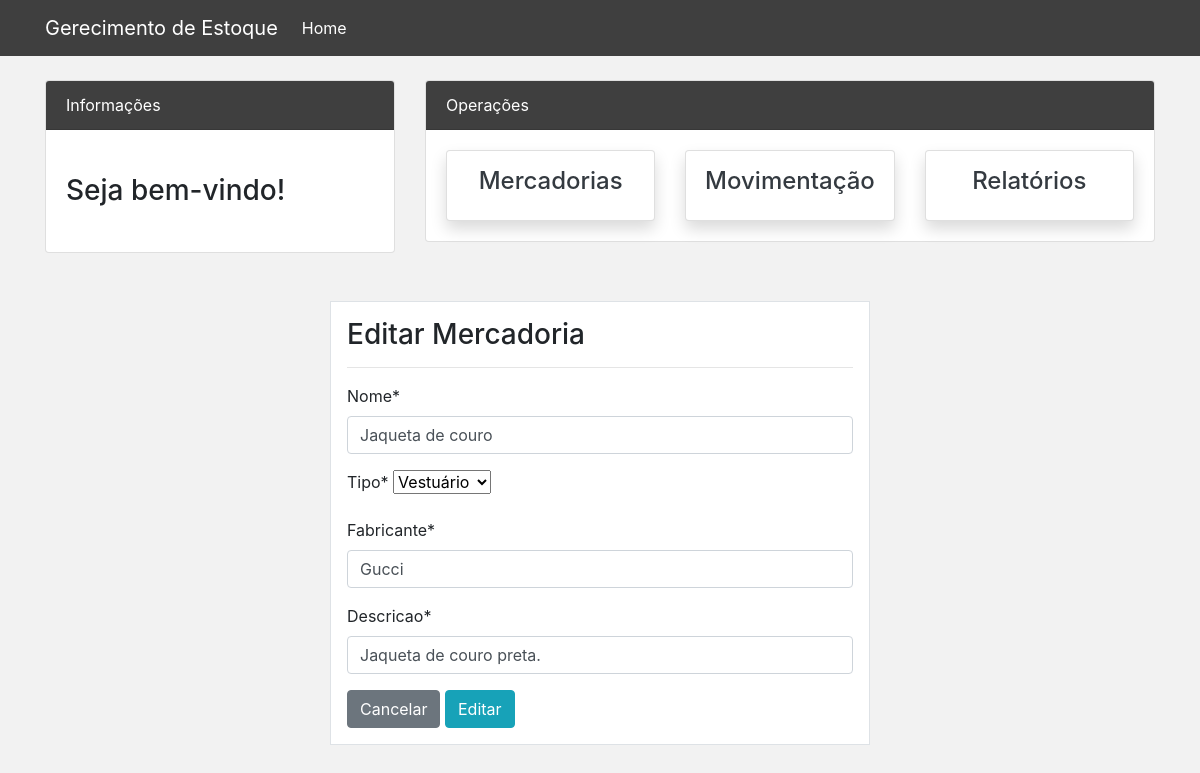
The page /mercadorias/update/25/ on the database its author committed.
### dashboard/models.py (models this page shows, shortened)
class Mercadoria(models.Model):
    nome = models.CharField(max_length=100, null=True)
    tipo = models.CharField(max_length=100, choices=TIPO, null=True)
    fabricante = models.CharField(max_length=100, null=True)
    descricao = models.CharField(max_length=100, null=True)
    quantidade = models.IntegerField(default=0)
    entradaQuantidade = models.IntegerField(default=0)
    saidaQuantidade = models.IntegerField(default=0)
    class Meta:
        verbose_name_plural = 'Mercadoria'

### dashboard/views.py (the view)
# urls.py: path('mercadorias/update/<int:pk>/', views.mercadoria_update, name='dashboard-mercadoria-update'),
def mercadoria_update(request, pk):
    item = Mercadoria.objects.get(id = pk)
    if  request.method == 'POST':
        form = MercadoriaForm(request.POST, instance = item)
        if form.is_valid():
            form.save()
            nomeMercadoria = item.nome
            messages.add_message(request, messages.ERROR, f'Mercadoria({nomeMercadoria}) editada', extra_tags='blue')
            return redirect('dashboard-mercadorias')
    else:
        form = MercadoriaForm(instance = item)
    context = {
        'form': form,
    }
    return render(request, 'dashboard/mercadorias_update.html', context)

### dashboard/forms.py
class MercadoriaForm(forms.ModelForm):
    class Meta:
        model = Mercadoria
        fields = ['nome', 'tipo', 'fabricante', 'descricao',]

### templates/dashboard/mercadorias_update.html (shortened to what this page needs)
{% extends 'partials/base.html' %}
{% load crispy_forms_tags %}
{% block content %}
<div class="container">
    <div class="row mt-5">
        <div class="col-md-6 offset-md-3">
            <div class="border bg-white p-3">
                <div class="h3">
                    Editar Mercadoria
                </div>
                <hr>
                <form method="POST">
                    {{ form|crispy }}
                    <a class="btn btn-secondary" href="{% url 'dashboard-mercadorias' %}">Cancelar</a>
                    <input class="btn btn-info" type="submit" value="Editar">
                </form>
                </div>
            </div>
        </div>
    </div>
{% endblock %}

### static/style.css (style rules this page uses)
body { background: rgb(145, 92, 92); }

### templates/partials/base.html (style rules this page uses)
body { background: #F2F2F2; }

### rows shown on the page
Mercadoria: nome "Jaqueta de couro", tipo "Vestuário", fabricante "Gucci", descricao "Jaqueta de couro preta."
